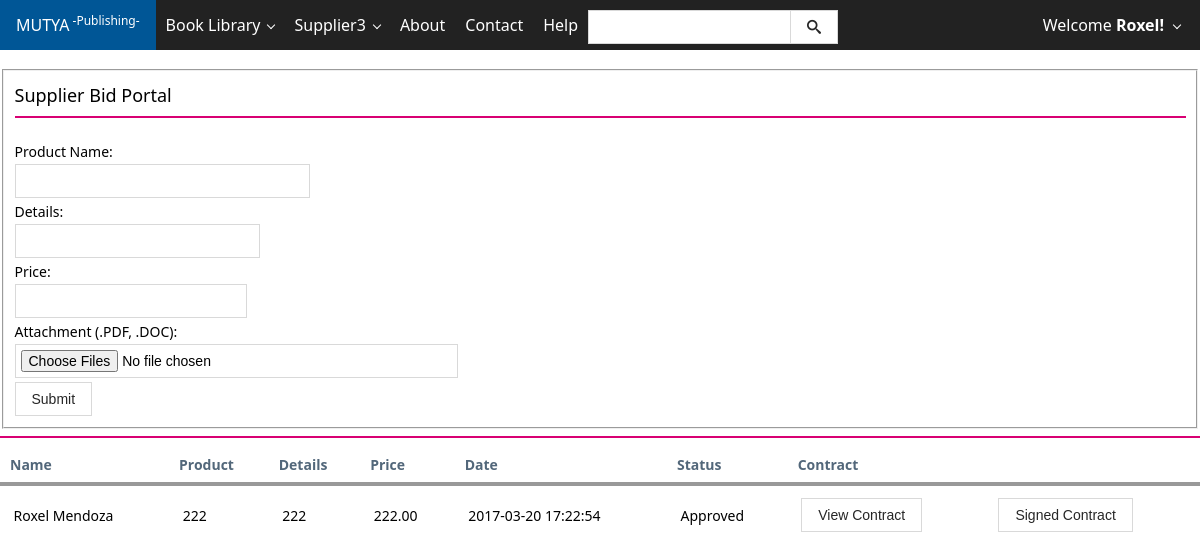
Page /supplierbidform.php (signed in) on the committed database.
### tables this page shows
CREATE TABLE IF NOT EXISTS `users` (
  `id` int(11) NOT NULL AUTO_INCREMENT,
  `usn` varchar(50) NOT NULL,
  `fname` varchar(120) NOT NULL,
  `lname` varchar(120) NOT NULL,
  `birthday` date NOT NULL,
  `address` varchar(60) NOT NULL,
  `contact` int(11) NOT NULL,
  `email` varchar(120) NOT NULL,
  `password` varchar(128) NOT NULL,
  `activate` int(11) NOT NULL,
  `code` int(11) NOT NULL,
  `date` date NOT NULL,
  `block` int(11) NOT NULL,
  `pic` int(11) NOT NULL,
  `ext` varchar(5) NOT NULL,
  `admin` int(11) NOT NULL,
  `user_type` int(10) NOT NULL,
  `retrieve_code` varchar(255) NOT NULL,
  PRIMARY KEY (`id`)
);

CREATE TABLE IF NOT EXISTS `supplier_bid` (
  `id` int(11) NOT NULL AUTO_INCREMENT,
  `bid_id` int(11) NOT NULL,
  `supplier_id` int(11) NOT NULL,
  `product_bid` varchar(255) NOT NULL,
  `details` varchar(255) NOT NULL,
  `price` varchar(255) NOT NULL,
  `status` int(11) NOT NULL,
  `created_date` timestamp NOT NULL DEFAULT CURRENT_TIMESTAMP,
  PRIMARY KEY (`id`)
);

CREATE TABLE IF NOT EXISTS `uploaded_supp_bid_file` (
  `id` int(11) NOT NULL AUTO_INCREMENT,
  `bid_id` int(11) NOT NULL,
  `supplier_id` int(11) NOT NULL,
  `file_name` varchar(255) NOT NULL,
  `ext` varchar(10) NOT NULL,
  `active` int(11) NOT NULL,
  `created_date` timestamp NOT NULL DEFAULT CURRENT_TIMESTAMP,
  PRIMARY KEY (`id`)
);

### include/check_login.php (called while the page is built, shortened)
<?php
function loggedin()
{
	if (isset($_SESSION['username'])||isset($_COOKIE['username']))
	{
		$loggedin = TRUE;
		return $loggedin;
	}
}
?>

### supplierbidform.php (the view, shortened to what this page needs)
<?php
		include 'include/check_login.php';
			if (loggedin())
			{
				$query = mysql_query("SELECT * FROM users WHERE usn='$_SESSION[username]' ");
					while ($row = mysql_fetch_assoc($query))
					{
						$fname = $row ['fname'];
					}
				}
			else
			{
			}
			function getContractFileName($contractId) {
				$filename = "";
				$sql = mysql_query("SELECT * FROM  uploaded_contract_file WHERE contract_id=$contractId");
				$requestCount = mysql_num_rows($sql);
				  if ($requestCount > 0) {
				     while ($row = mysql_fetch_array($sql)) {
				     	$filename = $row['file_name'];
				   }
				}
				return $filename;
			}
?>
<!DOCTYPE html>
<html lang="en">
<head>
</head>
<body>
	<?php include 'template/top.php'; ?>
    <?php include 'template/header.php'; ?>
		<form action="supplierbid.php" method="post" enctype="multipart/form-data" style="margin-top: 69px;">
		<fieldset>
			 <div class="row cells2">
			 	<div class="cell">
					<h4>Supplier Bid Portal</h4>
					 <hr class="bg-magenta">
					 		 <br/>
					<div class="form-group">
						<div class="input-control">
							<label for="product-name">Product Name:</label>
							<input type="text" id="product-name" required="required" class="input-control" name="name">
						</div>
					</div>
					<br/>
					<div class="form-group">
						<div class="input-control">
							<label for="details">Details:</label>
							<input type="text" id="details" required="required" class="input-control" name="details">
						</div>
					</div>
					<br/>
					<div class="form-group">
						<div class="input-control">
							<label for="price">Price:</label>
							<input type="text" id="price" required="required" class="input-control" name="price">
						</div>
					</div>
					<br/>
					<div class="form-group">
						<div class="input-control">
							<label for="product-name">Attachment (.PDF, .DOC):</label>
							<input type="file" id="file" accept=".pdf" name="file" class="input-control" required="required" multiple />
						</div>
					</div>
					<br/>
					<div class="form-group">
						<input type="submit" name="submit" class="button" value="Submit">
					</div>
				</div>
			</div>
		</fieldset>
		</form>
		<hr class="bg-magenta">
		<div class="table-responsive">
      <table class="table table-striped">
        <thead>
    <th>Name</th>
    <th>Product</th>
    <th>Details</th>
    <th>Price</th>
    <th>Date</th>
    <th>Status</th>
    <th>Contract</th>
  </thead>
  <?php
  $sql = mysql_query("SELECT supplier_bid.id as supplier_bid_id, supplier_bid. * , bids.id as bids_id, bids . *, uploaded_supp_bid_file.id as uploaded_supp_bid_file_id,  uploaded_supp_bid_file.*, users.id as users_id, users.*
FROM supplier_bid
INNER JOIN bids ON bids.id = supplier_bid.bid_id
INNER JOIN users ON supplier_bid.supplier_id=users.id
INNER JOIN uploaded_supp_bid_file ON uploaded_supp_bid_file.bid_id=bids.id WHERE users.user_type=3 AND users.id=" . $userid);
  $requestCount = mysql_num_rows($sql);
  if ($requestCount > 0) {
     while ($row = mysql_fetch_array($sql)) {
      $bids_id = $row['bids_id'];
      $fname = $row['fname'];
      $lname = $row['lname'];
      $product = $row['product_bid'];
      $detail = $row['details'];
      $price = $row['price'];
      $date = $row['created_date'];
      $status = ($row['status'] == '0' ? 'Pending' : 'Approved');
      $disabled = ($status == 'Approved') ? '' : 'disabled';
      $contractfilename = "";
      if ($status == 'Approved') {
      	$contractfilename = getContractFileName($bids_id);
      }
      echo "
        <tr>
          <td>$fname $lname</td>
          <td>$product</td>
          <td>$detail</td>
          <td>".number_format($price, 2, '.', ',')."</td>
          <td>$date</td>
          <td>$status</td>
          <td>
			<form action='showcontract.php' method='post'>
				<input type='hidden' name='id' value='$bids_id' />
				<input type='hidden' name='filename' value='$contractfilename' />
				<input type='submit' name='submit' value='View Contract' $disabled />
			</form>
          </td>
          <td>
			<form action='suppliersignedcontract.php' method='post'>
				<input type='hidden' name='id' value='$bids_id' />
				<input type='hidden' name='type' value='supplier' />
				<input type='submit' name='submit1' value='Signed Contract' $disabled />
			</form>
          </td>
        </tr>
      ";
     }
  }
   ?>
      </table>
    </div>
</body>
</html>

### template/header.php (shortened to what this page needs)
<header class="app-bar fixed-top brown bg-darker bg-focus-taupe" data-role="appbar" data-flexstyle="sidebar2">
      <div>
                    <a href="index.php" class="app-bar-element branding">MUTYA<sup> -Publishing-</sup></a>
                    <ul class="app-bar-menu">
					               <li>
                            <a href="" class="dropdown-toggle">Book Library</a>
                        </li>
                        <?php
                          $accesslevel = @$_SESSION['accesslevel'];
                          $userid = @$_SESSION['user_id'];
                          if ($accesslevel == "supplier") {
                            echo "
                            <li>
                            <a href='' class='dropdown-toggle'>Supplier$userid</a>
                            <ul class='d-menu' data-role='dropdown'>
                                 <li><a href='supplierbidform.php'>Bid Portal</a></li>
                              </ul>
                            </li>
                            ";
                          }
                         ?>
                        <li><a href="about.php">About</a></li>
                        <li><a href="contact.php">Contact</a></li>
                        <li><a href="help.php">Help</a></li>
       <li class="place-right no-hovered bg-darker">
        <form class="form-search margin" action="catalog.php" method="POST">
            <div class="input-control text" style="width: 250px; margin-right: 10px">
                <input type="text" name="searchP" class="search-query placeholder="Search...">
                <button class="button" name="submit" type="submit"><span class="mif-search"></span></button>
            </div>
        </form>
    </li>
                    </ul>
	<div class="app-bar-element place-right no-hover">
<?php
	if (loggedin())
			{
				echo '
              <a class="dropdown-toggle fg-white">Welcome <b>'.$fname.'!</b></a>
              <div class="app-bar-drop-container fg-dark bg-grayLighter place-right"
                data-role="dropdown" data-no-close="true">
            <div class="padding20">
                <a href="user.php">Shopping Cart</a>
                <a href="include/logout.php" class="button alert">Logout</a></li>
              </div>
              </div>
            ';
			}
			?>
	          </div>
                </div>
</header>

### css/metro-responsive.css (style rules this page uses)
@media screen and (max-width: 1400px) { html { font-size: 110%; } }
@media screen and (max-width: 1200px) { html { font-size: 100%; } }

### rows in the picture
users: fname "Roxel"
supplier_bid: users.fname "Roxel", users.lname "Mendoza", product_bid "222", details "222", price "222.00", uploaded_supp_bid_file.created_date "2017-03-20 17:22:54", status "Approved"

### other values in the picture
$userid "3"
